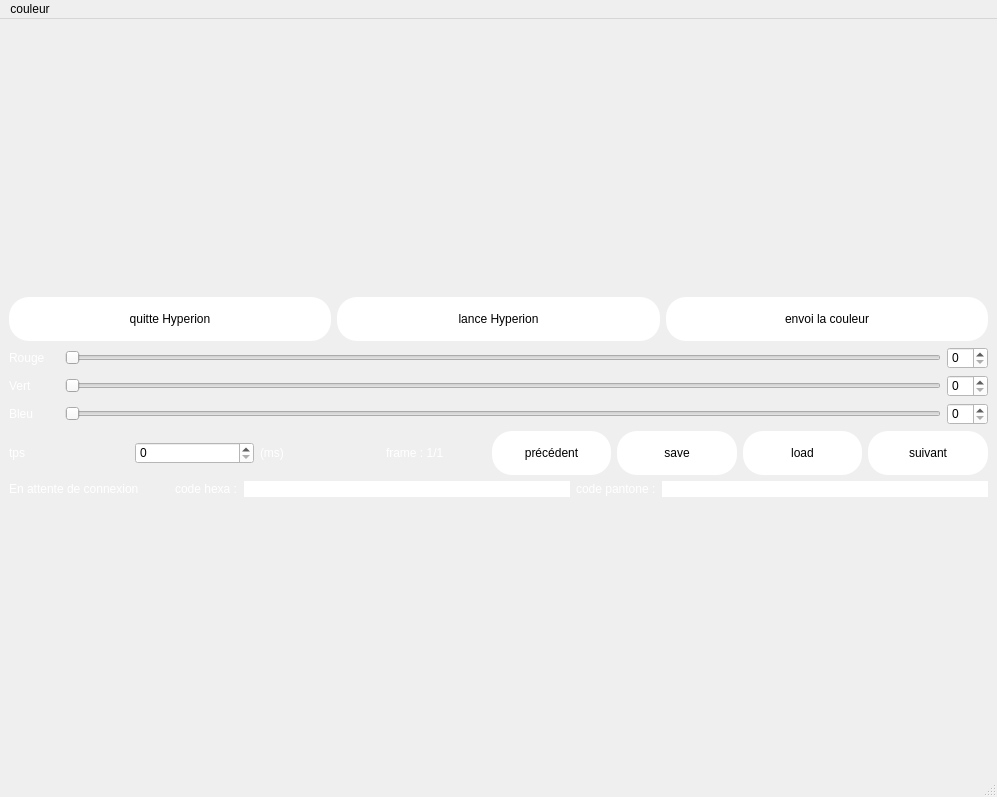
<?xml version="1.0" encoding="UTF-8"?>
<ui version="4.0">
 <class>MainWindow</class>
 <widget class="QMainWindow" name="MainWindow">
  <property name="geometry">
   <rect>
    <x>0</x>
    <y>0</y>
    <width>997</width>
    <height>797</height>
   </rect>
  </property>
  <property name="minimumSize">
   <size>
    <width>997</width>
    <height>751</height>
   </size>
  </property>
  <property name="windowTitle">
   <string>MainWindow</string>
  </property>
  <property name="styleSheet">
   <string notr="true">color: black;</string>
  </property>
  <widget class="QWidget" name="centralwidget">
   <layout class="QVBoxLayout" name="verticalLayout_2">
    <item>
     <layout class="QVBoxLayout" name="generiqueBg">
      <item>
       <layout class="QHBoxLayout" name="horizontalLayout_2">
        <item>
         <widget class="QPushButton" name="quitHyperyon">
          <property name="styleSheet">
           <string notr="true">background-color: white;
padding: 15px;
color: black;
border-radius: 20px;</string>
          </property>
          <property name="text">
           <string>quitte Hyperion</string>
          </property>
         </widget>
        </item>
        <item>
         <widget class="QPushButton" name="launchHyperyon">
          <property name="styleSheet">
           <string notr="true">background-color: white;
padding: 15px;
color: black;
border-radius: 20px;</string>
          </property>
          <property name="text">
           <string>lance Hyperion</string>
          </property>
         </widget>
        </item>
        <item>
         <widget class="QPushButton" name="colorLaunch">
          <property name="styleSheet">
           <string notr="true">background-color: white;
padding: 15px;
color: black;
border-radius: 20px;</string>
          </property>
          <property name="text">
           <string>envoi la couleur</string>
          </property>
         </widget>
        </item>
       </layout>
      </item>
      <item>
       <layout class="QVBoxLayout" name="verticalLayout">
        <item>
         <layout class="QHBoxLayout" name="horizontalLayout">
          <item>
           <widget class="QLabel" name="labelRed">
            <property name="minimumSize">
             <size>
              <width>50</width>
              <height>22</height>
             </size>
            </property>
            <property name="styleSheet">
             <string notr="true">color: white</string>
            </property>
            <property name="text">
             <string>Rouge</string>
            </property>
           </widget>
          </item>
          <item>
           <widget class="QSlider" name="sliderRed">
            <property name="orientation">
             <enum>Qt::Horizontal</enum>
            </property>
           </widget>
          </item>
          <item>
           <widget class="QSpinBox" name="valRed">
            <property name="styleSheet">
             <string notr="true">background-color: white;</string>
            </property>
           </widget>
          </item>
         </layout>
        </item>
        <item>
         <layout class="QHBoxLayout" name="horizontalLayout_3">
          <item>
           <widget class="QLabel" name="labelGreen">
            <property name="minimumSize">
             <size>
              <width>50</width>
              <height>0</height>
             </size>
            </property>
            <property name="styleSheet">
             <string notr="true">color: white</string>
            </property>
            <property name="text">
             <string>Vert</string>
            </property>
           </widget>
          </item>
          <item>
           <widget class="QSlider" name="sliderGreen">
            <property name="orientation">
             <enum>Qt::Horizontal</enum>
            </property>
           </widget>
          </item>
          <item>
           <widget class="QSpinBox" name="valGreen">
            <property name="styleSheet">
             <string notr="true">background-color: white;</string>
            </property>
           </widget>
          </item>
         </layout>
        </item>
        <item>
         <layout class="QHBoxLayout" name="horizontalLayout_4">
          <item>
           <widget class="QLabel" name="labelBlue">
            <property name="minimumSize">
             <size>
              <width>50</width>
              <height>0</height>
             </size>
            </property>
            <property name="styleSheet">
             <string notr="true">color: white</string>
            </property>
            <property name="text">
             <string>Bleu</string>
            </property>
           </widget>
          </item>
          <item>
           <widget class="QSlider" name="sliderBlue">
            <property name="orientation">
             <enum>Qt::Horizontal</enum>
            </property>
           </widget>
          </item>
          <item>
           <widget class="QSpinBox" name="valBlue">
            <property name="styleSheet">
             <string notr="true">background-color: white;</string>
            </property>
           </widget>
          </item>
         </layout>
        </item>
       </layout>
      </item>
      <item>
       <layout class="QGridLayout" name="buttonLayout"/>
      </item>
      <item>
       <layout class="QHBoxLayout" name="horizontalLayout_6">
        <item>
         <widget class="QLabel" name="tpsLabel">
          <property name="styleSheet">
           <string notr="true">color: white</string>
          </property>
          <property name="text">
           <string>tps</string>
          </property>
         </widget>
        </item>
        <item>
         <widget class="QSpinBox" name="timeChoose">
          <property name="styleSheet">
           <string notr="true">background-color: white;</string>
          </property>
         </widget>
        </item>
        <item>
         <widget class="QLabel" name="msLabel">
          <property name="styleSheet">
           <string notr="true">color: white</string>
          </property>
          <property name="text">
           <string>(ms)</string>
          </property>
         </widget>
        </item>
        <item>
         <widget class="QLabel" name="pageIndicator">
          <property name="minimumSize">
           <size>
            <width>100</width>
            <height>0</height>
           </size>
          </property>
          <property name="maximumSize">
           <size>
            <width>100</width>
            <height>16777215</height>
           </size>
          </property>
          <property name="styleSheet">
           <string notr="true">color: white</string>
          </property>
          <property name="text">
           <string>frame : 1/1</string>
          </property>
         </widget>
        </item>
        <item>
         <widget class="QPushButton" name="backButton">
          <property name="styleSheet">
           <string notr="true">background-color: white;
padding: 15px;
color: black;
border-radius: 20px;</string>
          </property>
          <property name="text">
           <string>précédent</string>
          </property>
         </widget>
        </item>
        <item>
         <widget class="QPushButton" name="saveButton">
          <property name="styleSheet">
           <string notr="true">background-color: white;
padding: 15px;
color: black;
border-radius: 20px;</string>
          </property>
          <property name="text">
           <string>save</string>
          </property>
         </widget>
        </item>
        <item>
         <widget class="QPushButton" name="loadButton">
          <property name="styleSheet">
           <string notr="true">background-color: white;
padding: 15px;
color: black;
border-radius: 20px;</string>
          </property>
          <property name="text">
           <string>load</string>
          </property>
         </widget>
        </item>
        <item>
         <widget class="QPushButton" name="nextButton">
          <property name="styleSheet">
           <string notr="true">background-color: white;
padding: 15px;
color: black;
border-radius: 20px;</string>
          </property>
          <property name="text">
           <string>suivant</string>
          </property>
         </widget>
        </item>
       </layout>
      </item>
      <item>
       <layout class="QHBoxLayout" name="horizontalLayout_7">
        <item>
         <widget class="QLabel" name="connectionStatus">
          <property name="minimumSize">
           <size>
            <width>160</width>
            <height>0</height>
           </size>
          </property>
          <property name="maximumSize">
           <size>
            <width>160</width>
            <height>16777215</height>
           </size>
          </property>
          <property name="styleSheet">
           <string notr="true">color: white</string>
          </property>
          <property name="text">
           <string>En attente de connexion   </string>
          </property>
         </widget>
        </item>
        <item>
         <widget class="QLabel" name="labelHexa">
          <property name="styleSheet">
           <string notr="true">color: white</string>
          </property>
          <property name="text">
           <string>code hexa :</string>
          </property>
         </widget>
        </item>
        <item>
         <widget class="QLineEdit" name="editHexa">
          <property name="styleSheet">
           <string notr="true">color: white;
border: 0px;</string>
          </property>
          <property name="text">
           <string>#000000</string>
          </property>
         </widget>
        </item>
        <item>
         <widget class="QLabel" name="labelPantone">
          <property name="styleSheet">
           <string notr="true">color: white</string>
          </property>
          <property name="text">
           <string>code pantone :</string>
          </property>
         </widget>
        </item>
        <item>
         <widget class="QLineEdit" name="editPantone">
          <property name="styleSheet">
           <string notr="true">color: white;
border: 0px;</string>
          </property>
          <property name="text">
           <string>Black 6 C</string>
          </property>
         </widget>
        </item>
       </layout>
      </item>
     </layout>
    </item>
   </layout>
  </widget>
  <widget class="QMenuBar" name="menubar">
   <property name="geometry">
    <rect>
     <x>0</x>
     <y>0</y>
     <width>997</width>
     <height>26</height>
    </rect>
   </property>
   <property name="maximumSize">
    <size>
     <width>16777213</width>
     <height>16777215</height>
    </size>
   </property>
   <widget class="QMenu" name="menuCouleur">
    <property name="styleSheet">
     <string notr="true">background-color: white;
padding: 15px;
color:black;
border-radius: 20px;</string>
    </property>
    <property name="title">
     <string>couleur</string>
    </property>
    <addaction name="insertAnimation"/>
    <addaction name="actionfade"/>
    <addaction name="suppressFrame"/>
    <addaction name="synchroniser"/>
    <addaction name="changeID"/>
   </widget>
   <addaction name="menuCouleur"/>
  </widget>
  <widget class="QStatusBar" name="statusbar"/>
  <action name="insertAnimation">
   <property name="text">
    <string>insérer une animation</string>
   </property>
  </action>
  <action name="suppressFrame">
   <property name="text">
    <string>supprimer la frame</string>
   </property>
  </action>
  <action name="synchroniser">
   <property name="text">
    <string>synchroniser</string>
   </property>
  </action>
  <action name="changeID">
   <property name="text">
    <string>changer de récepteur</string>
   </property>
  </action>
  <action name="actionfade">
   <property name="text">
    <string>fade</string>
   </property>
  </action>
 </widget>
 <resources/>
 <connections/>
</ui>
